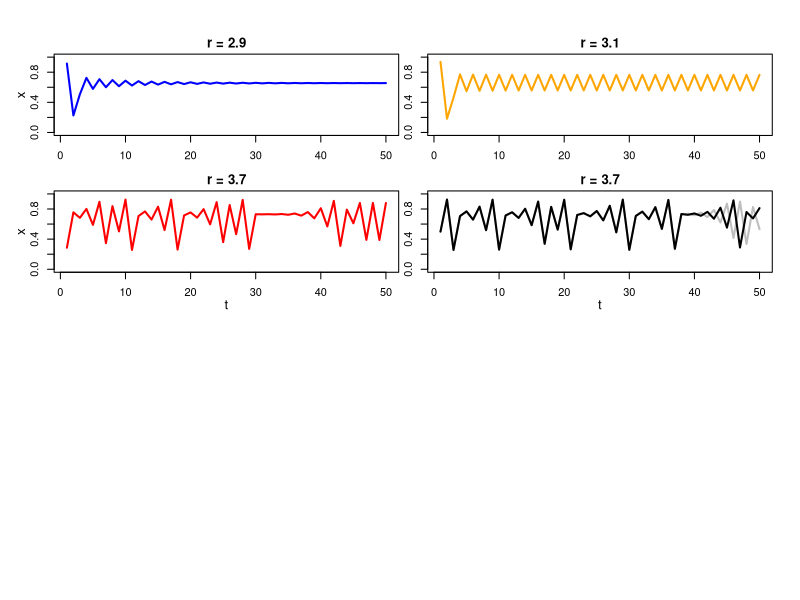

Reproduce this figure in R. (Note: a time limit stopped this script after it produced the figure.)

#
#
# illustration of logistic map's behavior
#
#

logistic_map = function(r=2,n=50,xs=runif(1),add=FALSE,col='black',plotit=TRUE,showy=TRUE,showx=TRUE) {
  
  # iterate over logistic difference equation
  for (i in 1:(n-1)) {
    xs = c(xs, r*xs[i]*(1-xs[i]))
  }
  
  # superimpose if desired; for just model, set plotit = FALSE
  if (add & plotit) { 
    points(xs,type='l',lwd=2,col=col)
  } else if (plotit) {
    plot(xs,type='l',lwd=2,ylim=c(0,1),
         xlab='t (iteration)',ylab='x_t',col=col)
    title(main=paste('r =',r),line=0.5)
    if (showx) {mtext('t',side=1,line=2,cex=.8)}
    if (showy) {mtext('x',side=2,line=2,cex=.8)}
  }
  
  return(xs)
}
 
set.seed(42) # recreate exact plot from entry

pdf(file='logistic.pdf',height=7,width=7)

layout_matrix <- matrix(c(1,2,3,4,5,5,5,5),byrow = T,nrow = 4)
layout(layout_matrix)

par(oma=c(4,4,0,0),mar=c(0,0,4,2)+0.1)

#
# top 2 x 2 panels
#

logistic_map(2.9,50,col='blue',showx=F)
logistic_map(3.1,50,col='orange',showy=F,showx=F)
logistic_map(3.7,50,col='red')

# illustration of chaos/sensitive dependence
logistic_map(3.7,50,xs=.5,col='gray',showy=F)
logistic_map(3.7,50,xs=.5001,add=T,col='black',showy=F,showx=F)

#
# recreate full regimes of the map
#

data = c()
last_x = .51
rs = seq(from=2.8,to=4,length=20000)

for (r in rs) {
  print(which(rs==r)/length(rs))  
  maprun = logistic_map(r,100,xs=last_x,plotit=F)
  data = rbind(data,data.frame(r=r,x=maprun[50:100]))
  last_x = maprun[100]
}

plot(data$r,data$x,type='p',cex=.005,xlab='r',ylab='x_t',bty='n',col='#00000011')
mtext('r',side=1,line=2,cex=1)
mtext('x',side=2,line=2,cex=1)

points(c(2.9,2.9),c(-1,2),type='l',lwd=2,col='blue')
points(c(3.1,3.1),c(-1,2),type='l',lwd=2,col='orange')
points(c(3.7,3.7),c(-1,2),type='l',lwd=2,col='red')

dev.off()
